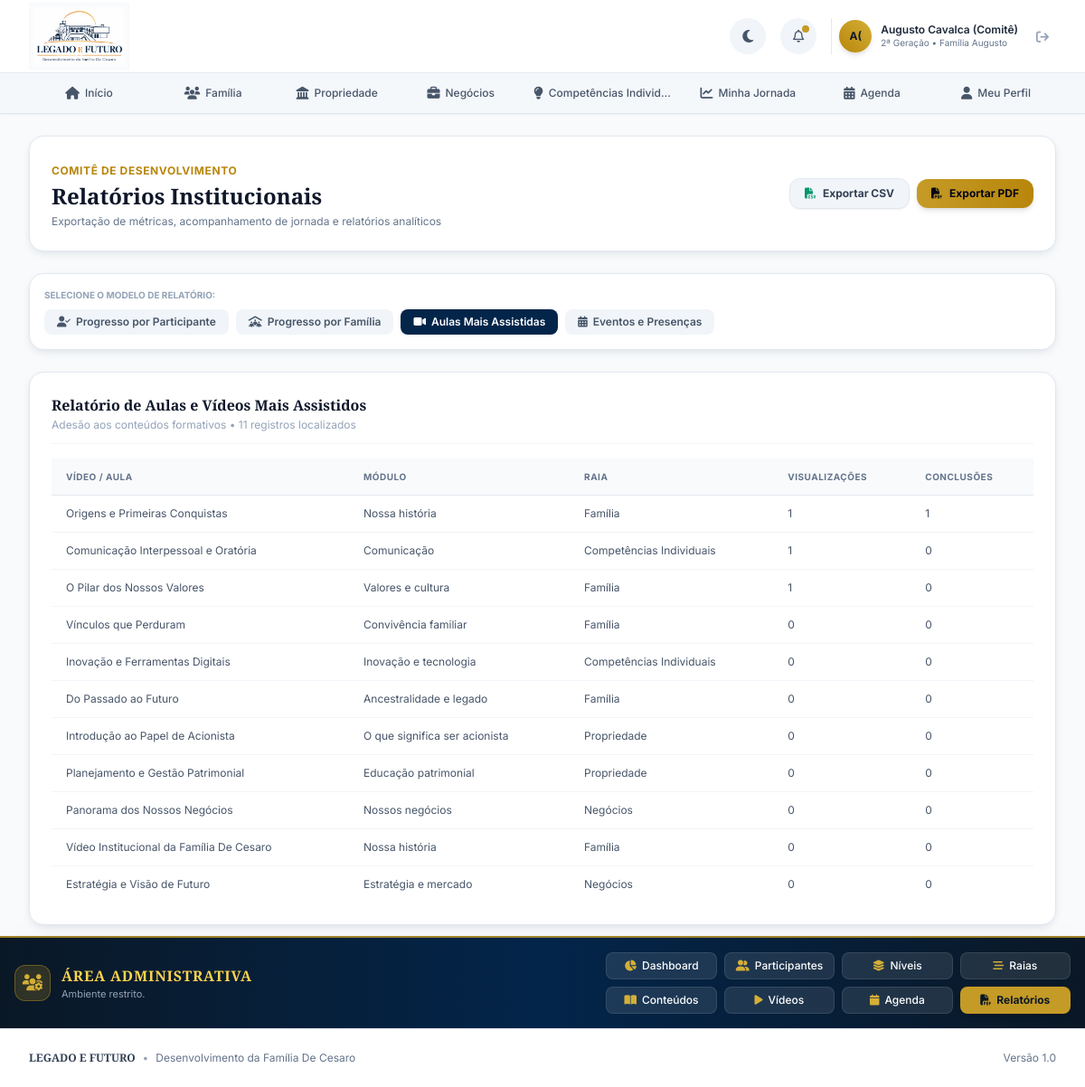
Page /admin/relatorios?tipo=videos (signed in) on the committed database.
### tables this page shows
CREATE TABLE IF NOT EXISTS `ctdesenvolvimento_decesaro_usuario` (
  `id` INT UNSIGNED NOT NULL AUTO_INCREMENT,
  `nome` VARCHAR(150) NOT NULL,
  `email` VARCHAR(191) NOT NULL,
  `senha` VARCHAR(255) NOT NULL,
  `data_nascimento` DATE NOT NULL,
  `tipo` ENUM('Normal', 'Admin') NOT NULL DEFAULT 'Normal',
  `familia` ENUM('Nestor', 'Zeca', 'Augusto', 'Wilson', 'Marisa', 'Nane', 'Tati') NOT NULL,
  `geracao` VARCHAR(50) NOT NULL,
  `foto` VARCHAR(255) NULL,
  `status` ENUM('Ativo', 'Inativo') NOT NULL DEFAULT 'Ativo',
  `criado_em` DATETIME NOT NULL DEFAULT CURRENT_TIMESTAMP,
  `atualizado_em` DATETIME NOT NULL DEFAULT CURRENT_TIMESTAMP ON UPDATE CURRENT_TIMESTAMP,
  PRIMARY KEY (`id`),
  UNIQUE KEY `uk_usuario_email` (`email`),
  KEY `ix_usuario_tipo_status` (`tipo`, `status`),
  KEY `ix_usuario_familia` (`familia`),
  KEY `ix_usuario_geracao` (`geracao`)
);

### app/Views/layouts/main.php (the view, shortened to what the rows shown need)
<!DOCTYPE html>
<html lang="pt-BR"
  class="h-full <?= ($isDarkTheme ?? (($_COOKIE['decesaro_theme'] ?? '') === 'escuro')) ? 'dark' : '' ?>">
<head>
  <script src="https://cdn.tailwindcss.com"></script>
  <link rel="stylesheet" href="https://cdnjs.cloudflare.com/ajax/libs/font-awesome/6.5.1/css/all.min.css">
  <link href="https://cdn.jsdelivr.net/npm/select2@4.1.0-rc.0/dist/css/select2.min.css" rel="stylesheet" />
  <link rel="stylesheet"
    href="/desenvolvimento/assets/css/app.css?v=<?= filemtime(BASE_PATH . '/public/assets/css/app.css') ?>">
</head>
<body class="flex flex-col min-h-screen bg-slate-50 dark:bg-[#03254A] text-slate-800 dark:text-slate-100">
  <header
    class="sticky top-0 z-40 bg-white/95 dark:bg-[#03254A]/95 backdrop-blur-md border-b border-slate-200 dark:border-slate-800 shadow-sm">
    <div class="max-w-7xl mx-auto px-4 sm:px-6 lg:px-8">
      <div class="flex items-center justify-between h-16 sm:h-20">
        <a href="/desenvolvimento/inicio" class="flex items-center group py-1"
          title="Plataforma de Desenvolvimento — Legado e Futuro">
          <img id="brand-logo-img" src="/desenvolvimento/assets/img/logo-white.png"
            alt="Legado e Futuro — Desenvolvimento da família De Cesaro" data-base-path="/desenvolvimento/assets/img"
            class="dark:hidden h-14 sm:h-[74px] w-auto object-contain transition-transform">
        </a>
        <div class="flex items-center gap-3 sm:gap-4">
          <button id="theme-toggle-btn"
            class="w-10 h-10 rounded-full flex items-center justify-center bg-slate-100 dark:bg-slate-800 hover:bg-slate-200 dark:hover:bg-slate-700 transition-colors"
            aria-label="Alternar tema claro/escuro" title="Alternar Tema">
            <i id="theme-toggle-icon" class="fa-solid fa-moon text-slate-600 dark:text-amber-400 text-sm"></i>
          </button>
          <?php if ($currentUser): ?>
            <a href="/desenvolvimento/agenda"
              class="w-10 h-10 rounded-full flex items-center justify-center bg-slate-100 dark:bg-slate-800 hover:bg-slate-200 dark:hover:bg-slate-700 transition-colors text-slate-600 dark:text-slate-300 relative"
              title="Agenda e Notificações">
              <i class="fa-regular fa-bell text-sm"></i>
              <span class="absolute top-2 right-2 w-2 h-2 rounded-full bg-amber-500"></span>
            </a>
            <div class="flex items-center gap-2 pl-2 border-l border-slate-200 dark:border-slate-700">
              <a href="/desenvolvimento/perfil" class="flex items-center gap-2.5 group">
                <div
                  class="w-9 h-9 rounded-full bg-gradient-to-tr from-amber-600 to-amber-400 text-slate-900 font-bold flex items-center justify-center text-xs shadow-md group-hover:ring-2 group-hover:ring-amber-400 transition-all">
                  <?= \App\Helpers\Format::initials($currentUser['nome']) ?>
                </div>
                <div class="hidden lg:flex flex-col text-left">
                  <span
                    class="text-xs font-semibold text-slate-800 dark:text-slate-100 group-hover:text-amber-600 dark:group-hover:text-amber-400 transition-colors leading-tight">
                    <?= \App\Helpers\Security::e($currentUser['nome']) ?>
                  </span>
                  <span class="text-[10px] text-slate-500 dark:text-slate-400">
                    <?= \App\Helpers\Security::e($currentUser['geracao']) ?> • Família
                    <?= \App\Helpers\Security::e($currentUser['familia']) ?>
                  </span>
                </div>
              </a>
              <form action="/desenvolvimento/logout" method="POST" class="inline m-0">
                <button type="submit" class="p-2 text-slate-400 hover:text-red-500 transition-colors ml-1"
                  title="Encerrar Sessão">
                  <i class="fa-solid fa-arrow-right-from-bracket text-sm"></i>
                </button>
              </form>
            </div>
          <?php endif; ?>
        </div>
      </div>
    </div>
    <?php if ($currentUser):
      $currentUri = parse_url($_SERVER['REQUEST_URI'] ?? '', PHP_URL_PATH);
      $navItems = [
        ['url' => '/desenvolvimento/inicio', 'label' => 'Início', 'icon' => 'fa-house'],
        ['url' => '/desenvolvimento/familia', 'label' => 'Família', 'icon' => 'fa-users'],
        ['url' => '/desenvolvimento/propriedade', 'label' => 'Propriedade', 'icon' => 'fa-landmark'],
        ['url' => '/desenvolvimento/negocios', 'label' => 'Negócios', 'icon' => 'fa-briefcase'],
        ['url' => '/desenvolvimento/competencias-individuais', 'label' => 'Competências Individuais', 'icon' => 'fa-lightbulb'],
        ['url' => '/desenvolvimento/jornada', 'label' => 'Minha Jornada', 'icon' => 'fa-chart-line'],
        ['url' => '/desenvolvimento/agenda', 'label' => 'Agenda', 'icon' => 'fa-calendar-days'],
        ['url' => '/desenvolvimento/perfil', 'label' => 'Meu Perfil', 'icon' => 'fa-user'],
      ];
      ?>
      <nav class="hidden md:block bg-slate-100/70 dark:bg-[#0c1f2e] border-t border-slate-200/80 dark:border-slate-800">
        <div class="max-w-7xl mx-auto px-4 sm:px-6 lg:px-8">
          <ul class="flex items-center justify-between gap-1 overflow-x-auto py-1">
            <?php foreach ($navItems as $item):
              $isActive = str_starts_with($currentUri, $item['url']);
              ?>
              <li class="flex-1 text-center">
                <a href="<?= $item['url'] ?>"
                  class="flex flex-col lg:flex-row items-center justify-center gap-1 lg:gap-1.5 py-2 px-1.5 lg:px-2.5 rounded-lg text-[11px] lg:text-xs font-medium transition-all <?= $isActive ? 'text-amber-600 dark:text-amber-400 bg-white dark:bg-slate-800 shadow-sm font-bold border-b-2 border-amber-500' : 'text-slate-600 dark:text-slate-300 hover:text-navy-900 dark:hover:text-white hover:bg-white/60 dark:hover:bg-slate-800/60' ?>">
                  <i class="fa-solid <?= $item['icon'] ?> text-sm"></i>
                  <span class="truncate max-w-[140px] xl:max-w-none"><?= $item['label'] ?></span>
                </a>
              </li>
            <?php endforeach; ?>
          </ul>
        </div>
      </nav>
    <?php endif; ?>
  </header>
  <main class="flex-1 w-full max-w-7xl mx-auto px-4 sm:px-6 lg:px-8 pt-4 pb-3 sm:pt-6 sm:pb-3">
    <?= $content ?>
  </main>
  <?php if ($isAdmin && $currentUser): ?>
    <section
      class="bg-gradient-to-r from-navy-950 via-navy-900 to-navy-950 text-white border-t-2 border-amber-500/80 shadow-2xl py-3.5 sm:py-4 px-4 mt-auto">
      <div class="max-w-7xl mx-auto">
        <div class="flex flex-col lg:flex-row items-center justify-between gap-4">
          <div class="flex items-center gap-3 text-center lg:text-left shrink-0">
            <div
              class="w-10 h-10 rounded-xl bg-amber-500/20 border border-amber-500/40 flex items-center justify-center text-amber-400 text-lg shadow-inner">
              <i class="fa-solid fa-users-gear"></i>
            </div>
            <div>
              <h3
                class="text-sm sm:text-base font-bold uppercase tracking-wider text-amber-300 font-serif whitespace-nowrap">
                Área Administrativa
              </h3>
              <p class="text-[11px] text-slate-400">Ambiente restrito.</p>
            </div>
          </div>
          <div class="grid grid-cols-2 sm:grid-cols-4 gap-2 text-xs w-full lg:w-auto">
            <a href="/desenvolvimento/admin"
              class="px-3 py-1.5 rounded-lg bg-white/10 hover:bg-white/20 transition-colors flex items-center justify-center gap-1.5 font-medium border border-white/10 whitespace-nowrap">
              <i class="fa-solid fa-chart-pie text-amber-400"></i><span>Dashboard</span>
            </a>
            <a href="/desenvolvimento/admin/participantes"
              class="px-3 py-1.5 rounded-lg bg-white/10 hover:bg-white/20 transition-colors flex items-center justify-center gap-1.5 font-medium border border-white/10 whitespace-nowrap">
              <i class="fa-solid fa-user-group text-amber-400"></i><span>Participantes</span>
            </a>
            <a href="/desenvolvimento/admin/niveis"
              class="px-3 py-1.5 rounded-lg bg-white/10 hover:bg-white/20 transition-colors flex items-center justify-center gap-1.5 font-medium border border-white/10 whitespace-nowrap">
              <i class="fa-solid fa-layer-group text-amber-400"></i><span>Níveis</span>
            </a>
            <a href="/desenvolvimento/admin/raias"
              class="px-3 py-1.5 rounded-lg bg-white/10 hover:bg-white/20 transition-colors flex items-center justify-center gap-1.5 font-medium border border-white/10 whitespace-nowrap">
              <i class="fa-solid fa-bars-staggered text-amber-400"></i><span>Raias</span>
            </a>
            <a href="/desenvolvimento/admin/conteudos"
              class="px-3 py-1.5 rounded-lg bg-white/10 hover:bg-white/20 transition-colors flex items-center justify-center gap-1.5 font-medium border border-white/10 whitespace-nowrap">
              <i class="fa-solid fa-book-open text-amber-400"></i><span>Conteúdos</span>
            </a>
            <a href="/desenvolvimento/admin/videos"
              class="px-3 py-1.5 rounded-lg bg-white/10 hover:bg-white/20 transition-colors flex items-center justify-center gap-1.5 font-medium border border-white/10 whitespace-nowrap">
              <i class="fa-solid fa-play text-amber-400"></i><span>Vídeos</span>
            </a>
            <a href="/desenvolvimento/admin/agenda"
              class="px-3 py-1.5 rounded-lg bg-white/10 hover:bg-white/20 transition-colors flex items-center justify-center gap-1.5 font-medium border border-white/10 whitespace-nowrap">
              <i class="fa-solid fa-calendar text-amber-400"></i><span>Agenda</span>
            </a>
            <a href="/desenvolvimento/admin/relatorios"
              class="px-3 py-1.5 rounded-lg bg-amber-500 hover:bg-amber-600 text-navy-950 font-bold transition-all shadow-md flex items-center justify-center gap-1.5 whitespace-nowrap">
              <i class="fa-solid fa-file-pdf"></i><span>Relatórios</span>
            </a>
          </div>
        </div>
      </div>
    </section>
  <?php endif; ?>
  <footer
    class="bg-white dark:bg-[#071018] border-t border-slate-200 dark:border-slate-800/80 py-6 text-xs text-slate-500 dark:text-slate-400 transition-colors">
    <div
      class="max-w-7xl mx-auto px-4 sm:px-6 lg:px-8 flex flex-col sm:flex-row items-center justify-between gap-3 text-center sm:text-left">
      <div class="flex items-center gap-2">
        <span class="font-serif font-bold text-slate-700 dark:text-slate-300">LEGADO E FUTURO</span>
        <span class="text-slate-400 dark:text-slate-600">•</span>
        <span>Desenvolvimento da Família De Cesaro</span>
      </div>
      <div>
        <span>Versão 1.0</span>
      </div>
    </div>
  </footer>
</body>
</html>

### app/Helpers/Router.php (shortened to what the rows shown need)
<?php
class Router
{
    private static array $routes = [];
    public static function add(string $method, string $path, array|callable $handler, array $middlewares = []): void
    {
        self::$routes[] = [
            'method' => strtoupper($method),
            'path' => rtrim($path, '/') === '' ? '/' : rtrim($path, '/'),
            'handler' => $handler,
            'middlewares' => $middlewares
        ];
    }
    public static function dispatch(): void
    {
        $method = $_SERVER['REQUEST_METHOD'] ?? 'GET';
        $uri = parse_url($_SERVER['REQUEST_URI'] ?? '/', PHP_URL_PATH);
        $appPath = rtrim(parse_url(\Config\App::url(), PHP_URL_PATH) ?? '', '/');
        $candidates = array_unique(array_filter([
            $appPath . '/public',
            $appPath,
            '/desenvolvimento/public',
            '/desenvolvimento',
            '/public'
        ]));
        foreach ($candidates as $cand) {
            if ($cand !== '' && str_starts_with($uri, $cand)) {
                $uri = substr($uri, strlen($cand));
                break;
            }
        }
        $uri = rtrim($uri, '/') === '' ? '/' : rtrim($uri, '/');
        foreach (self::$routes as $route) {
            if ($route['method'] !== $method) {
                continue;
            }
            $pattern = preg_replace('/\{([a-zA-Z0-9_]+)\}/', '(?P<$1>[^/]+)', $route['path']);
            $pattern = "#^{$pattern}$#";
            if (preg_match($pattern, $uri, $matches)) {
                $params = array_filter($matches, 'is_string', ARRAY_FILTER_USE_KEY);
                $handler = $route['handler'];
                if (is_array($handler) && count($handler) === 2) {
                    [$class, $action] = $handler;
                    if (class_exists($class)) {
                        $controller = new $class();
                        if (method_exists($controller, $action)) {
                            call_user_func_array([$controller, $action], $params);
                            return;
                        }
                    }
                }
            }
        }
    }
}

### rows in the picture
ctdesenvolvimento_decesaro_usuario: nome "A(", nome "Augusto Cavalca (Comitê)", geracao "2ª Geração", familia "Augusto"

### other values in the picture
$item['label'] "Início"
$item['label'] "Família"
$item['label'] "Propriedade"
$item['label'] "Negócios"
$item['label'] "Competências Individ…"
$item['label'] "Minha Jornada"
$item['label'] "Agenda"
$item['label'] "Meu Perfil"
count($rows) "11"
